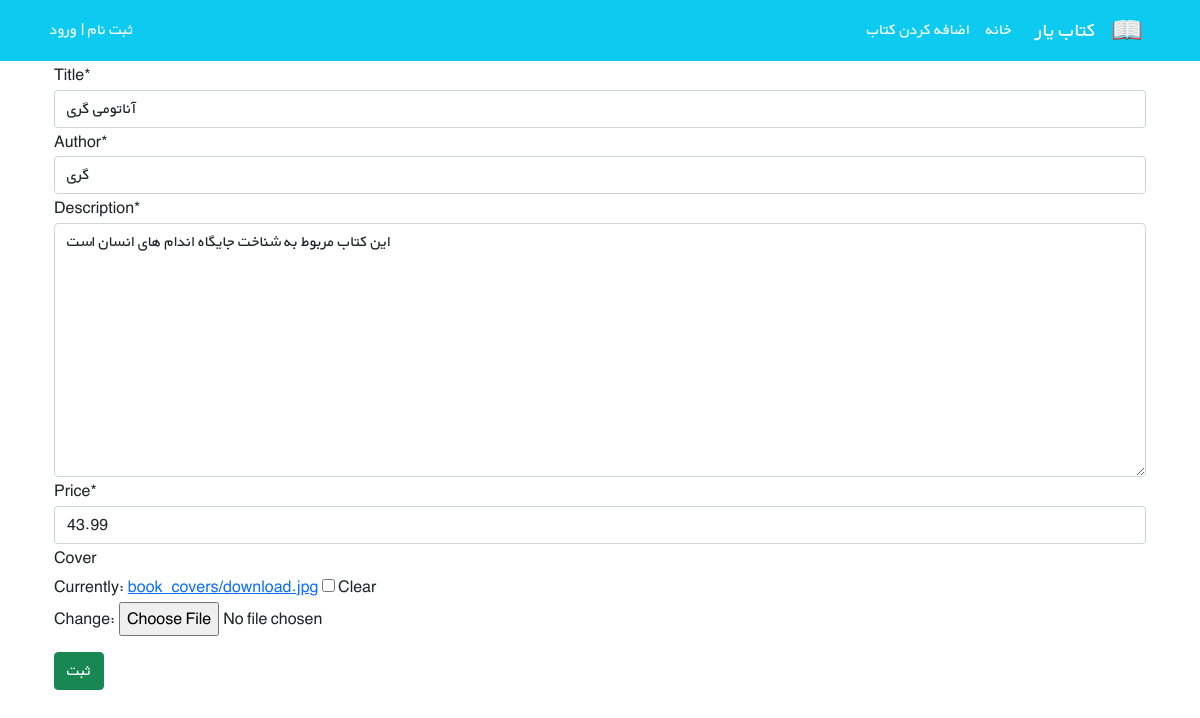
Page /books/2/bookupdate/ on the committed database.
### books/models.py (models this page shows, shortened)
class Book(models.Model):
    title = models.CharField(max_length=100)
    author = models.CharField(max_length=1000)
    description = models.TextField()
    price = models.DecimalField(max_digits=5, decimal_places=2)
    cover = models.ImageField(upload_to='book_covers', null=True, blank=True)

### books/views.py (the view)
# urls.py: path('<int:pk>/bookupdate/', views.BookUpdateView.as_view(), name='book_update'),
class BookUpdateView(generic.UpdateView):
    model = Book
    template_name = 'books/book_update.html'
    fields = '__all__'

### books/templates/books/book_update.html (shortened to what this page needs)
{% extends '_base.html' %}
{% load crispy_forms_tags %}
{% block content %}
    <div class="container">
    <form action="" method="POST">
        {{ form|crispy }}
        <button type="submit" class="mt-3 btn btn-success">
            ثبت
        </button>
    </form>
{% endblock %}

### static/css/style.css (style rules this page uses)
* { font-family: 'BYekan', sans-serif; line-height: 1.8rem; }

### rows in the picture
Book: title "آناتومی گری", author "گری", description "این کتاب مربوط به شناخت جایگاه اندام های انسان است", price "43.99"
